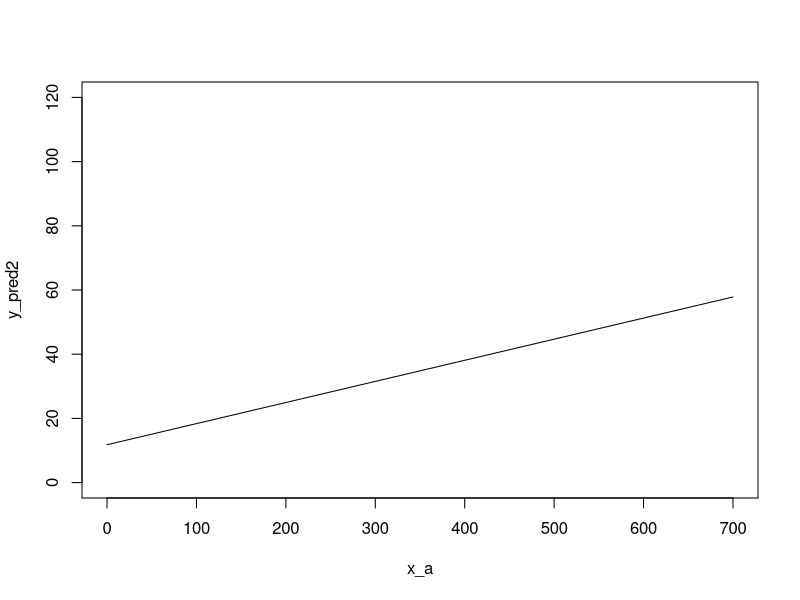

The R script that drew this image:
#Codigo para problema 1


R2<- 0.1923
R <- sqrt(R2)
R
m <- 0.06576
b <- 11.79755
x <- 647.1
y_pred <- m*x+b

x_a <- 0:700
y_pred2 <- m*x_a+b
y_pred2
plot(x_a,y_pred2, type='l', ylim = c(0,120))
